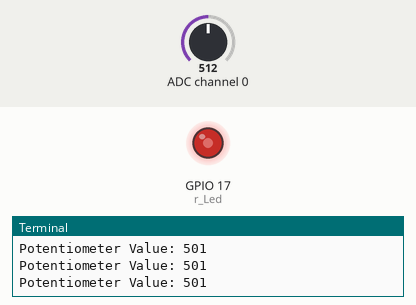
This program was run on a simulated Raspberry Pi (BCM pin numbers). Shown: output pins drawn as LEDs (lit = HIGH), the last lines printed to the terminal. Inputs (shaded band) come from the test bench; at power-on: ADC channel 0 = 512 (analog values on the 0–1023 scale).

Above: at 1.2 s.
1.3 s: ADC channel 0 set to 716
At 2.3 s:
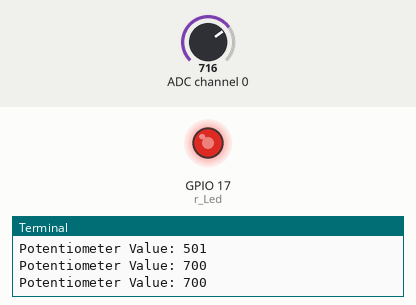
2.8 s: ADC channel 0 set to 900
At 3.5 s:
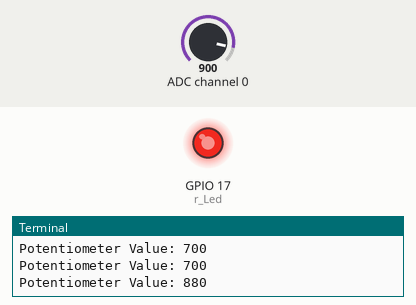
4.3 s: ADC channel 0 set to 122
At 5.5 s:
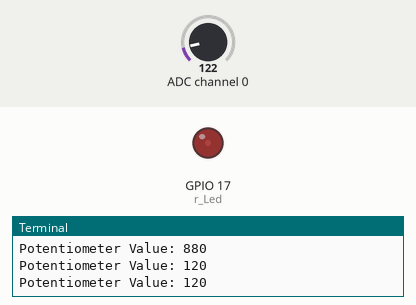
Timing chart, 0 to 7.3 s (numbered marks = the images above; inputs shaded):
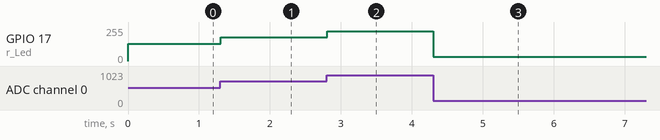

The program:

15.________.py
```python
#!/usr/bin/env python
# coding: utf-8

# <center><img src="./image/CLBLOGO.jpg" alt="创乐博" style="width: 300px;"/></center>
#
# # 15.电位器传感器实验
#
# @－－－－湖南创乐博智能科技有限公司－－－－<br>
# @  文件名：15.电位器传感器实验.py <br>
# @  版本：V2.0 <br>
# @  author: zhulin<br>
# @  说明：电位器传感器实验
# 电位器传感器实验，通过GPIOZero库自带的MCP3008 10位模数转换库直接控制，采集到电位器的模拟值，从而通过PWM方式控制双色LED灯红色灯的亮度！！！<br>

# ## 1.导入必要的库文件

# In[ ]:


from gpiozero import PWMLED, MCP3008
from gpiozero.tools import absoluted, scaled
from signal import pause
from time import sleep


# ## 2.定义使用通道和LED灯控制管脚

# In[ ]:


pot = MCP3008(channel=0) # 定义电位器获取ADC值通道
r_Led = PWMLED(17)         # 定义控制的LED管脚


# ## 3.循环函数

# In[ ]:


def MAP(x, in_min, in_max, out_min, out_max):
    return (x - in_min) * (out_max - out_min) / (in_max - in_min) + out_min

def makerobo_loop():

    while True:
        pot_value = round(pot.value * 1000)       # 扩大1000倍，方便读取
        print ('Potentiometer Value:', pot_value) # 获取AIN0上的值，读取电位器模拟量值；
        r_Led.source = absoluted(pot)              # 通过PWM方式，控制LED灯
        sleep(0.5)                               # 延时500ms

# 释放资源
def destroy():
    r_Led.close()


# ## 5.主程序

# In[ ]:


# 程序入口
if __name__ == '__main__':
	try:
		makerobo_loop() # 调用循环函数
	except KeyboardInterrupt:  	# 当按下Ctrl+C时，将执行destroy()子程序。
		destroy()   # 调用释放函数


# In[ ]:
```

Measured:
- after the input at 1.3 s, GPIO 17 (r_Led): 128/255 → 179/255 at once
- after the input at 2.8 s, GPIO 17 (r_Led): 179/255 → 224/255 at once
- after the input at 4.3 s, GPIO 17 (r_Led): 224/255 → 31/255 at once
